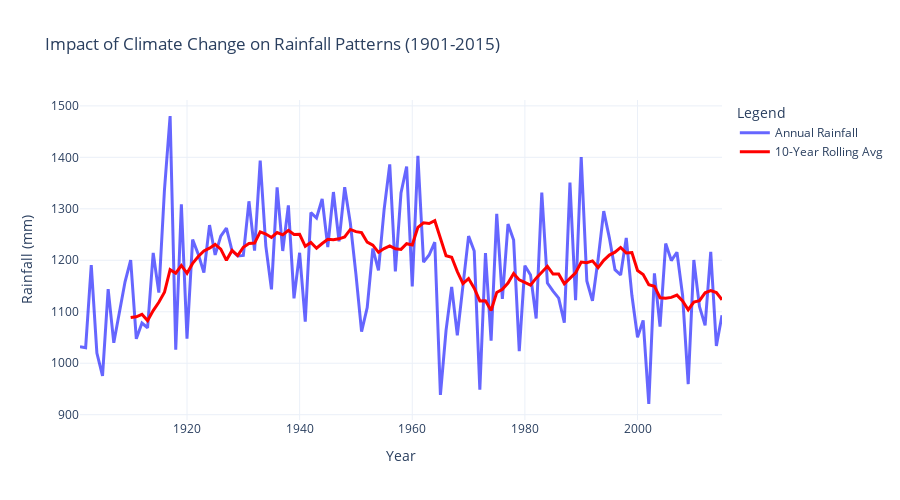

Notebook source saved alongside this figure:
### Code cell
fig_climate_change = go.Figure()

fig_climate_change.add_trace(go.Scatter(
    x=rainfall_data['YEAR'],
    y=rainfall_data['ANNUAL'],
    mode='lines',
    name='Annual Rainfall',
    line=dict(color='blue', width=3),
    opacity=0.6
))

fig_climate_change.add_trace(go.Scatter(
    x=rainfall_data['YEAR'],
    y=rainfall_data['10-Year Rolling Avg'],
    mode='lines',
    name='10-Year Rolling Avg',
    line=dict(color='red', width=3)
))

fig_climate_change.update_layout(
    title='Impact of Climate Change on Rainfall Patterns (1901-2015)',
    xaxis_title = 'Year',
    yaxis_title = 'Rainfall (mm)',
    template='plotly_white',
    legend=dict(title='Legend'),
    height=500
)

fig_climate_change
